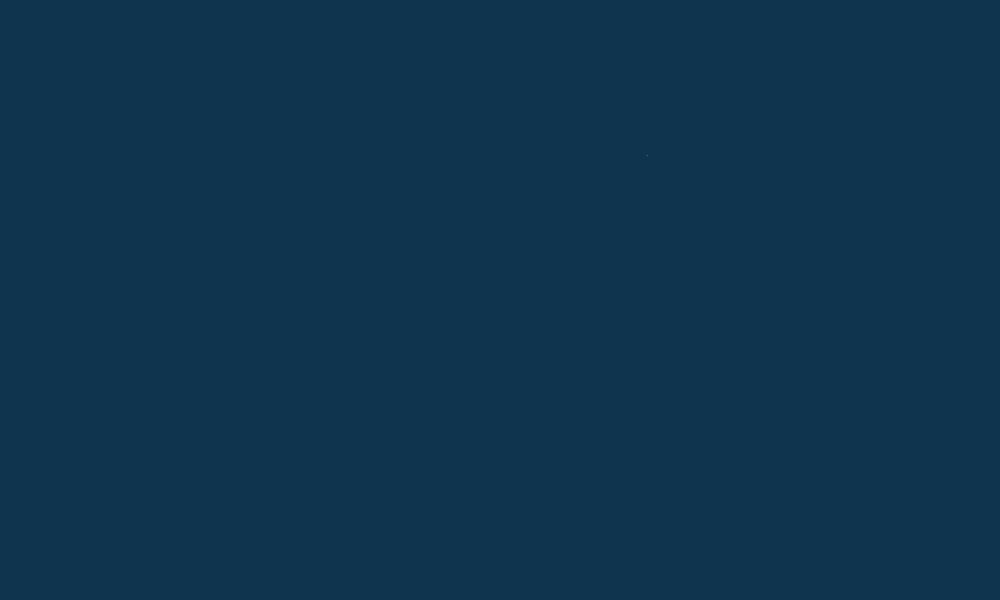
Frame 1 (no input)
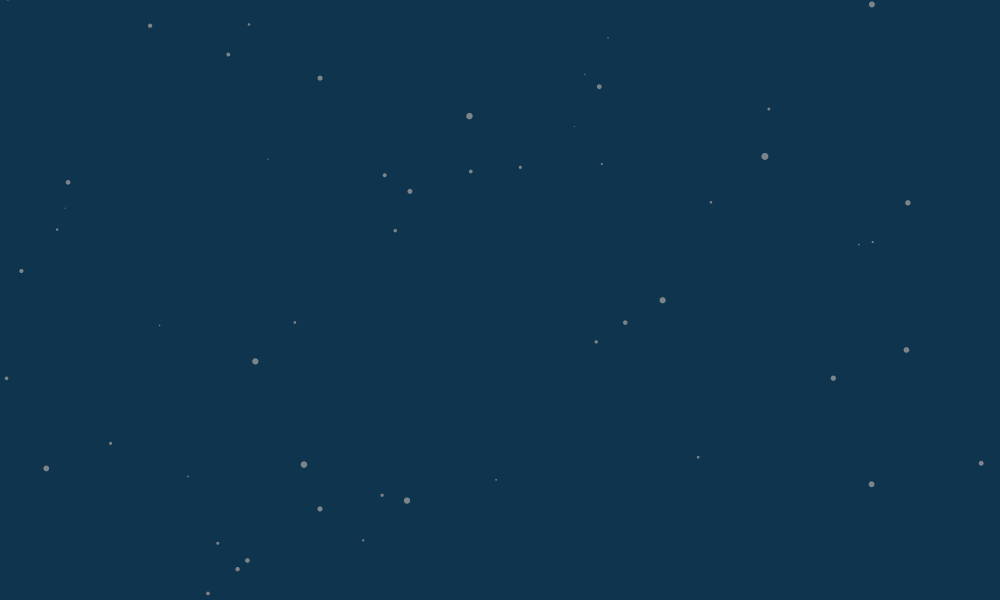
Frame 60 (the mouse pressed at the canvas centre just before this capture)
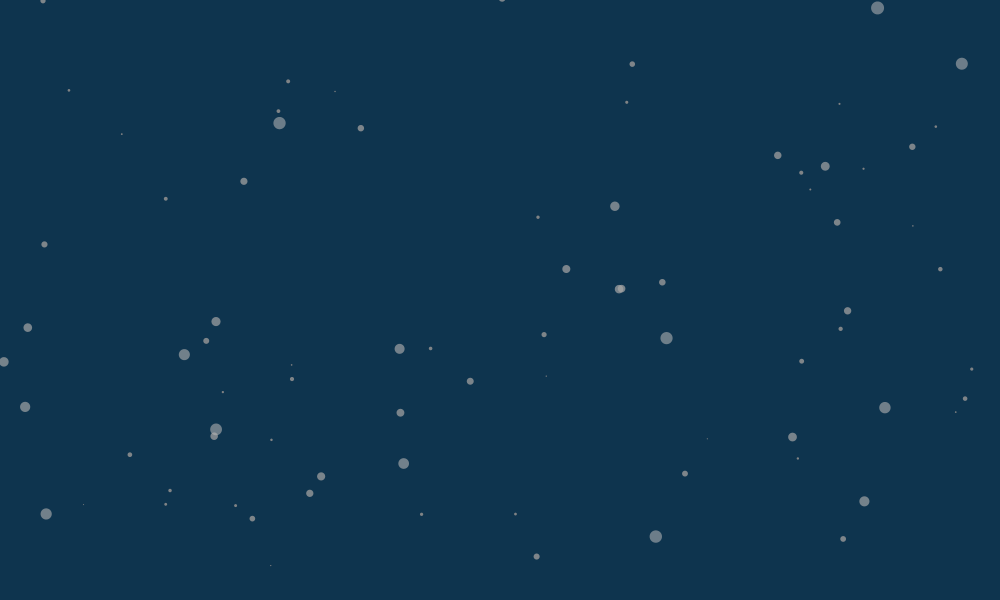
Frame 120 (the mouse held since frame 60 and released just before this capture)

The Processing sketch that drew these frames (run headless with seeded random() and noise(); from frame 60 on, the mouse is pressed at the canvas centre):

// Processing sketch: processing_140310
// ── processing_140310.pde

// Snowstorm!

color theSky = color(14,52,78);

ParticleSystem ps;

void setup() {
  size(1000,600);
  ps = new ParticleSystem();
  noStroke();
}

void draw() {
  background(theSky);
  ps.addParticle();
  ps.run();
}





// A simple Particle class

class Particle {
  PVector location;
  PVector velocity;
  PVector acceleration;
  PVector wind = new PVector(random(-1,1),random(-1,1));
  float lifespan;
  float diameter;
  float movement;

  Particle(PVector l) {
    acceleration = new PVector(0,0);
    velocity = new PVector(random(-1,1),random(-1,1));
    location = l.get();
    lifespan = 255.0;
  }


  // Method to update location
  void update() {
    //acceleration = new PVector(float (mouseX-width/2)/(10*width), float (mouseY-height/2)/(10*height));
    movement= 1 -(lifespan - 255)/5000;
    acceleration = new PVector(random(-movement,movement),random(-movement,movement));
    //velocity.add(wind);
    velocity.add(acceleration);
    location.add(velocity);
    lifespan -= 1.0;
  }

  // Method to display
  void display() {
    // note: lifespan counts down from 255 to zero
    diameter = 1 -(lifespan - 255)/10; // diameters from 1 to 26.6
    fill(255-lifespan/2, lifespan); // fill color from 125 to 255, alpha 255 to zero
    ellipse(location.x, location.y, diameter, diameter);
  }
  
  // Is the particle still useful?
  boolean isDead() {
    if (lifespan < 100.0) {
      return true;
    } else {
      return false;
    }
  }
}




// A class to describe a group of Particles
// An ArrayList is used to manage the list of Particles 

class ParticleSystem {
  ArrayList<Particle> particles;
  PVector origin;

  ParticleSystem() {
    particles = new ArrayList<Particle>();
  }

  void addParticle() {
    origin = new PVector(random(width),random(height));
    particles.add(new Particle(origin));
  }

  void run() {
    for (int i = particles.size()-1; i >= 0; i--) {
      Particle p = particles.get(i);
      p.update();
      p.display();
      
      if (p.isDead()) {
        particles.remove(i);
      }
    }
  }
}
